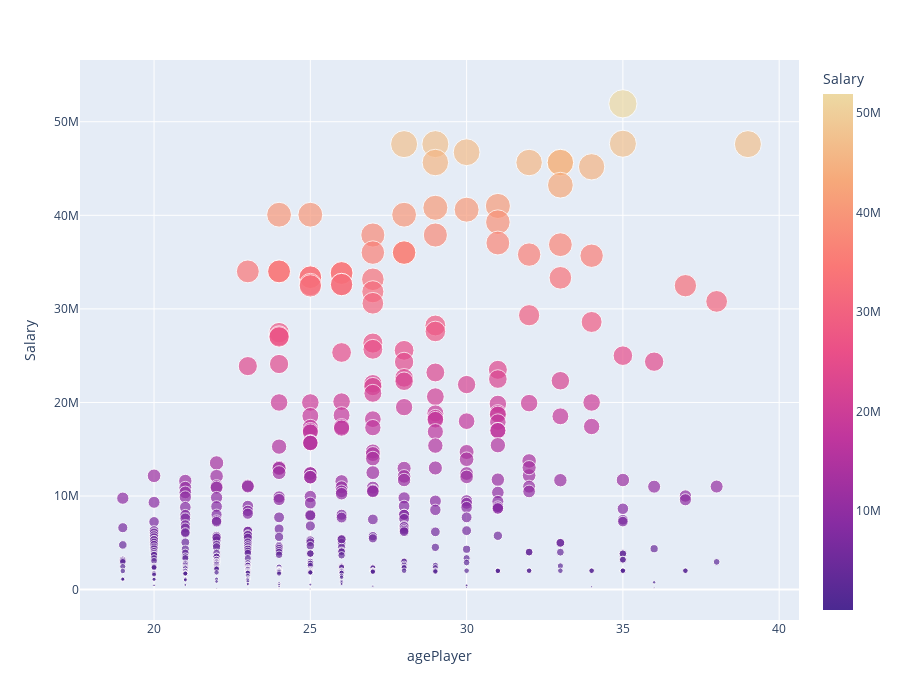

The notebook cell saved with this chart:
### Code cell
# Visualizar el salario de los jugadores de acuerdo a su edad
fig = px.scatter(SS, x="agePlayer", y="Salary", color = "Salary",
                 size='Salary', hover_data=['namePlayer','slugTeamBREF'], color_continuous_scale=px.colors.sequential.Agsunset, height=700)
fig.show()

### Figure 1 — Plotly figure (JSON) as saved in the notebook; plotly's stock layout.template omitted (floating-point values rounded to 4 significant figures; data arrays with more than 128 entries replaced by an {"elided": "..."} marker saying what was removed)
{"data": [{"customdata": {"elided": "478x2 str values"}, "hovertemplate": "agePlayer=%{x}<br>Salary=%{marker.color}<br>namePlayer=%{customdata[0]}<br>slugTeamBREF=%{customdata[1]}<extra></extra>", "legendgroup": "", "marker": {"color": {"elided": "478 int values"}, "coloraxis": "coloraxis", "size": {"elided": "478 int values"}, "sizemode": "area", "sizeref": 129800.0, "symbol": "circle"}, "mode": "markers", "name": "", "orientation": "v", "showlegend": false, "type": "scatter", "x": {"elided": "478 int values"}, "xaxis": "x", "y": {"elided": "478 int values"}, "yaxis": "y"}], "layout": {"coloraxis": {"colorbar": {"title": {"text": "Salary"}}, "colorscale": [[0, "rgb(75, 41, 145)"], [0.1667, "rgb(135, 44, 162)"], [0.3333, "rgb(192, 54, 157)"], [0.5, "rgb(234, 79, 136)"], [0.6667, "rgb(250, 120, 118)"], [0.8333, "rgb(246, 169, 122)"], [1, "rgb(237, 217, 163)"]]}, "height": 700, "legend": {"itemsizing": "constant", "tracegroupgap": 0}, "margin": {"t": 60}, "xaxis": {"anchor": "y", "domain": [0, 1], "title": {"text": "agePlayer"}}, "yaxis": {"anchor": "x", "domain": [0, 1], "title": {"text": "Salary"}}}}
